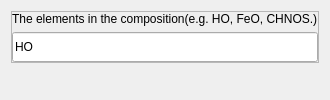
                      <widget class="QWidget" name="page_composotion">
                       <layout class="QVBoxLayout" name="verticalLayout_10">
                        <item alignment="Qt::AlignTop">
                         <widget class="QFrame" name="frame_6">
                          <property name="frameShape">
                           <enum>QFrame::StyledPanel</enum>
                          </property>
                          <property name="frameShadow">
                           <enum>QFrame::Raised</enum>
                          </property>
                          <layout class="QVBoxLayout" name="verticalLayout_11">
                           <property name="leftMargin">
                            <number>0</number>
                           </property>
                           <property name="topMargin">
                            <number>0</number>
                           </property>
                           <property name="rightMargin">
                            <number>0</number>
                           </property>
                           <property name="bottomMargin">
                            <number>0</number>
                           </property>
                           <item alignment="Qt::AlignTop">
                            <widget class="QLabel" name="label_8">
                             <property name="sizePolicy">
                              <sizepolicy hsizetype="Preferred" vsizetype="Minimum">
                               <horstretch>0</horstretch>
                               <verstretch>0</verstretch>
                              </sizepolicy>
                             </property>
                             <property name="font">
                              <font>
                               <pointsize>9</pointsize>
                              </font>
                             </property>
                             <property name="text">
                              <string>The elements in the composition(e.g. HO, FeO, CHNOS.)</string>
                             </property>
                            </widget>
                           </item>
                           <item alignment="Qt::AlignTop">
                            <widget class="QLineEdit" name="LneElements1">
                             <property name="sizePolicy">
                              <sizepolicy hsizetype="Expanding" vsizetype="Minimum">
                               <horstretch>0</horstretch>
                               <verstretch>0</verstretch>
                              </sizepolicy>
                             </property>
                             <property name="minimumSize">
                              <size>
                               <width>0</width>
                               <height>30</height>
                              </size>
                             </property>
                             <property name="text">
                              <string>HO</string>
                             </property>
                             <property name="placeholderText">
                              <string/>
                             </property>
                            </widget>
                           </item>
                          </layout>
                         </widget>
                        </item>
                       </layout>
                      </widget>
